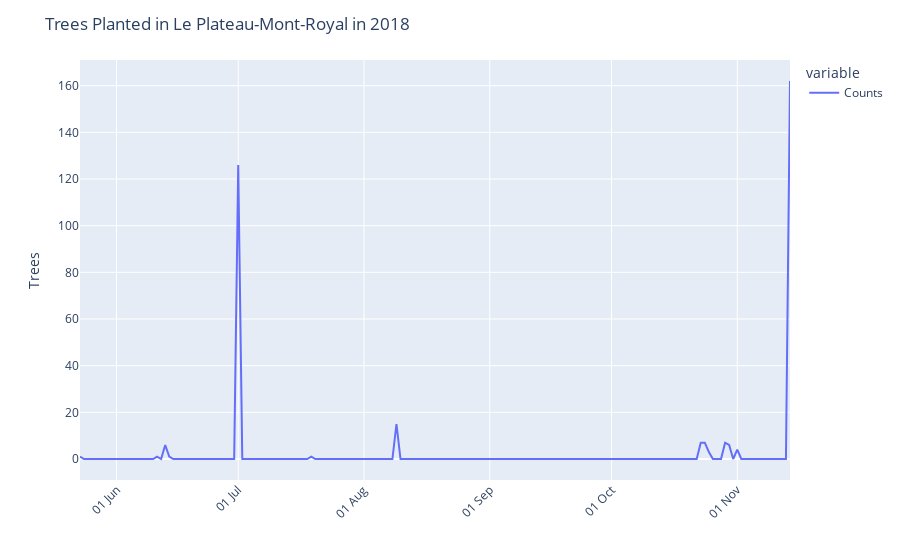

The code cell stored with this chart in its notebook:
### Code cell
if len(df2)==1:
    line_fig=px.scatter(df2, x=df2.index, y=df2.columns)
elif len(df2) > 1:
    line_fig= px.line(df2, x=df2.index, y=df2.columns)

line_fig.update_layout(
    title='Trees Planted in ' + str(arrond) + " in " + str(year),
    yaxis={"title": 'Trees'},
    xaxis = dict(
            tickangle = -45,
            tickmode = 'array',
            tickformat = '%d %b'
        ),
    xaxis_title=None,
    dragmode=False)

line_fig

### Figure 1 — Plotly figure (JSON) as saved in the notebook; plotly's stock layout.template omitted (floating-point values rounded to 4 significant figures; data arrays with more than 128 entries replaced by an {"elided": "..."} marker saying what was removed)
{"data": [{"hovertemplate": "variable=Counts<br>index=%{x}<br>value=%{y}<extra></extra>", "legendgroup": "Counts", "line": {"color": "#636efa", "dash": "solid"}, "marker": {"symbol": "circle"}, "mode": "lines", "name": "Counts", "orientation": "v", "showlegend": true, "type": "scatter", "x": {"elided": "176 str values"}, "xaxis": "x", "y": {"elided": "176 int values"}, "yaxis": "y"}], "layout": {"dragmode": false, "legend": {"title": {"text": "variable"}, "tracegroupgap": 0}, "margin": {"t": 60}, "title": {"text": "Trees Planted in Le Plateau-Mont-Royal in 2018"}, "xaxis": {"anchor": "y", "domain": [0, 1], "tickangle": -45, "tickformat": "%d %b", "tickmode": "array", "title": {}}, "yaxis": {"anchor": "x", "domain": [0, 1], "title": {"text": "Trees"}}}}
